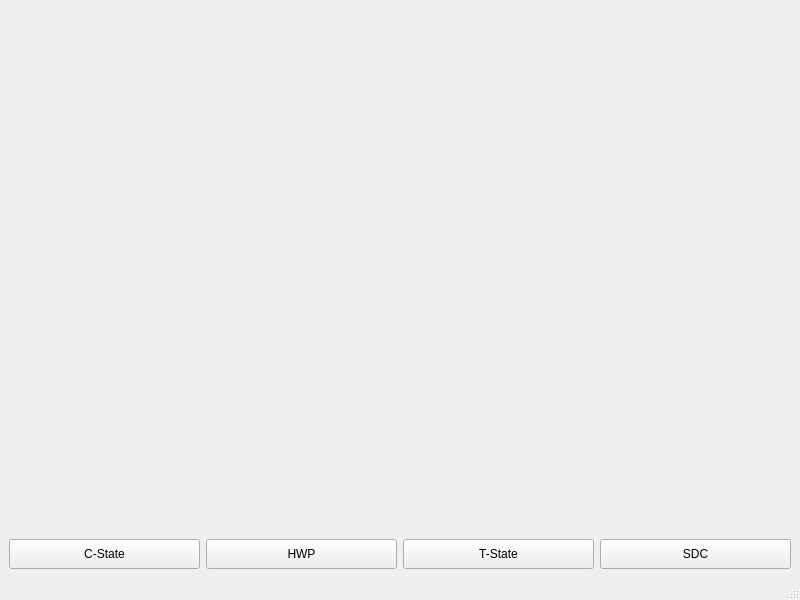
<?xml version="1.0" encoding="UTF-8"?>
<ui version="4.0">
 <class>MainWindow</class>
 <widget class="QMainWindow" name="MainWindow">
  <property name="geometry">
   <rect>
    <x>0</x>
    <y>0</y>
    <width>800</width>
    <height>600</height>
   </rect>
  </property>
  <property name="windowTitle">
   <string>MainWindow</string>
  </property>
  <widget class="QWidget" name="centralwidget">
   <layout class="QVBoxLayout" name="verticalLayout">
    <item>
     <widget class="QCustomPlot" name="customPlot" native="true"/>
    </item>
    <item>
     <layout class="QHBoxLayout" name="horizontalLayout">
      <item>
       <widget class="QPushButton" name="pushButton_5">
        <property name="minimumSize">
         <size>
          <width>0</width>
          <height>30</height>
         </size>
        </property>
        <property name="text">
         <string>C-State</string>
        </property>
       </widget>
      </item>
      <item>
       <widget class="QPushButton" name="pushButton_4">
        <property name="minimumSize">
         <size>
          <width>0</width>
          <height>30</height>
         </size>
        </property>
        <property name="text">
         <string>HWP</string>
        </property>
       </widget>
      </item>
      <item>
       <widget class="QPushButton" name="pushButton_3">
        <property name="minimumSize">
         <size>
          <width>0</width>
          <height>30</height>
         </size>
        </property>
        <property name="text">
         <string>T-State</string>
        </property>
       </widget>
      </item>
      <item>
       <widget class="QPushButton" name="pushButton_2">
        <property name="minimumSize">
         <size>
          <width>0</width>
          <height>30</height>
         </size>
        </property>
        <property name="text">
         <string>SDC</string>
        </property>
       </widget>
      </item>
     </layout>
    </item>
   </layout>
  </widget>
  <widget class="QMenuBar" name="menubar">
   <property name="geometry">
    <rect>
     <x>0</x>
     <y>0</y>
     <width>800</width>
     <height>20</height>
    </rect>
   </property>
  </widget>
  <widget class="QStatusBar" name="statusbar"/>
 </widget>
 <customwidgets>
  <customwidget>
   <class>QCustomPlot</class>
   <extends>QWidget</extends>
   <header location="global">qcustomplot.h</header>
   <container>1</container>
  </customwidget>
 </customwidgets>
 <resources/>
 <connections/>
</ui>
